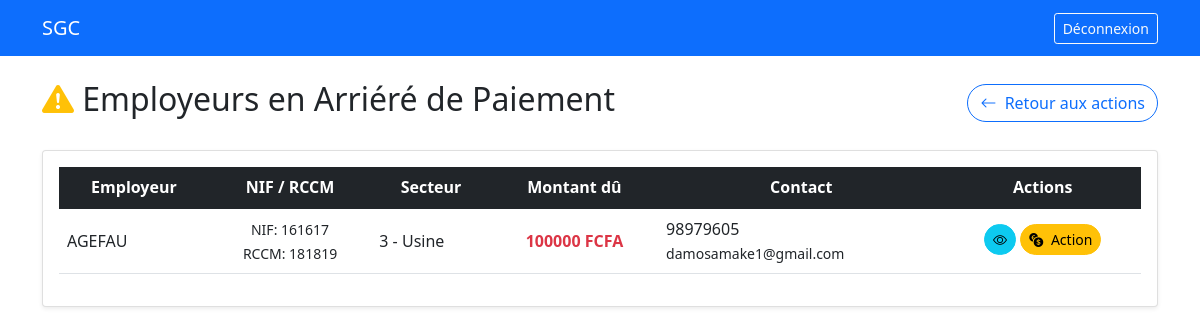
The page /employeurs-arrieres/ (signed in) on the database its author committed.
### core/models.py (models this page shows, shortened)
class Employeur(models.Model):
    STATUT_CHOICES = (
        ('prospecte', 'Prospecté'),
        ('dossier_soumis', 'Dossier Soumis'),
        ('en_cours', 'En Cours de Validation'),
        ('valide', 'Validé'),
        ('rejete', 'Rejeté'),
    )
    numero_immatriculation = models.CharField(max_length=20, unique=True, blank=True)
    raison_sociale = models.CharField(max_length=200)
    nif = models.CharField(max_length=50, unique=True)
    rccm = models.CharField(max_length=50, unique=True)
    secteur_activite = models.ForeignKey(SecteurActivite, on_delete=models.PROTECT)
    region = models.ForeignKey(Region, on_delete=models.PROTECT)
    adresse = models.TextField()
    latitude = models.DecimalField(max_digits=9, decimal_places=6, null=True, blank=True)
    longitude = models.DecimalField(max_digits=9, decimal_places=6, null=True, blank=True)
    contact_nom = models.CharField(max_length=100)
    contact_email = models.EmailField()
    contact_telephone = models.CharField(max_length=20)
    statut = models.CharField(max_length=20, choices=STATUT_CHOICES, default='prospecte')
    motif_rejet = models.TextField(blank=True)
    date_creation = models.DateTimeField(auto_now_add=True)
    date_validation = models.DateTimeField(null=True, blank=True)
    agent = models.ForeignKey(CustomUser, on_delete=models.PROTECT, related_name='employeurs_crees')
    validated_by = models.ForeignKey(CustomUser, on_delete=models.PROTECT, null=True, blank=True, related_name='employeurs_valides')

class SecteurActivite(models.Model):
    code = models.CharField(max_length=10, unique=True)
    nom = models.CharField(max_length=100)
    description = models.TextField(blank=True)
    def __str__(self):
        return f"{self.code} - {self.nom}"

### core/views.py (the view)
# urls.py: path('employeurs-arrieres/', views.employeurs_arrieres, name='employeurs_arrieres'),
@login_required
def employeurs_arrieres(request):
    employeurs_arrieres = Employeur.objects.filter(
        declarations__paiements__isnull=True,
        statut='valide'
    ).distinct().annotate(
        montant_du=Sum('declarations__montant_total_cotisations')
    )
    return render(request, 'employeurs_arrieres.html', {
        'employeurs_arrieres': employeurs_arrieres
    })

### templates/employeurs_arrieres.html (shortened to what this page needs)
{% extends "base.html" %}
{% block content %}
<div class="d-flex justify-content-between align-items-center mb-4">
    <h2><i class="bi bi-exclamation-triangle-fill text-warning"></i> Employeurs en Arriéré de Paiement</h2>
    <a href="{% url 'action_recouvrement_list' %}" class="btn btn-outline-primary rounded-pill">
        <i class="bi bi-arrow-left me-1"></i> Retour aux actions
    </a>
</div>
<div class="card shadow-sm rounded-4">
    <div class="card-body">
        <div class="table-responsive">
            <table class="table table-hover align-middle">
                <thead class="table-dark text-center">
                    <tr>
                        <th>Employeur</th>
                        <th>NIF / RCCM</th>
                        <th>Secteur</th>
                        <th>Montant dû</th>
                        <th>Contact</th>
                        <th>Actions</th>
                    </tr>
                </thead>
                <tbody>
                    {% for employeur in employeurs_arrieres %}
                    <tr class="align-middle">
                        <td>{{ employeur.raison_sociale }}</td>
                        <td class="text-center">
                            <small>NIF: {{ employeur.nif }}</small><br>
                            <small>RCCM: {{ employeur.rccm }}</small>
                        </td>
                        <td>{{ employeur.secteur_activite }}</td>
                        <td class="fw-bold text-danger text-center">{{ employeur.montant_du|default:0 }} FCFA</td>
                        <td>
                            {{ employeur.contact_telephone }}<br>
                            <small>{{ employeur.contact_email }}</small>
                        </td>
                        <td class="text-center">
                            <a href="{% url 'employeur_detail' employeur.pk %}" class="btn btn-sm btn-info rounded-pill mb-1" title="Voir détails">
                                <i class="bi bi-eye"></i>
                            </a>
                            <a href="{% url 'action_recouvrement_create' %}?employeur={{ employeur.pk }}"
                               class="btn btn-sm btn-warning rounded-pill mb-1" title="Créer action">
                                <i class="bi bi-currency-exchange me-1"></i> Action
                            </a>
                        </td>
                    </tr>
                    {% empty %}
                    <tr>
                        <td colspan="6" class="text-center text-success py-3">
                            <i class="bi bi-check-circle-fill me-1"></i> Aucun employeur en arriéré de paiement
                        </td>
                    </tr>
                    {% endfor %}
                </tbody>
            </table>
        </div>
    </div>
</div>
{% endblock %}

### rows shown on the page
Employeur: raison_sociale "AGEFAU", nif "161617", rccm "181819", secteur_activite "3 - Usine", montant_du "100000", contact_telephone "98979605", contact_email "damosamake1@gmail.com"
